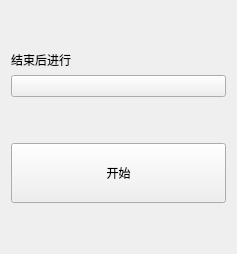
    <widget class="SimpleCardWidget" name="SimpleCardWidget_3">
     <property name="minimumSize">
      <size>
       <width>237</width>
       <height>165</height>
      </size>
     </property>
     <layout class="QGridLayout" name="gridLayout_5">
      <item row="0" column="0">
       <spacer name="verticalSpacer_3">
        <property name="orientation">
         <enum>Qt::Vertical</enum>
        </property>
        <property name="sizeHint" stdset="0">
         <size>
          <width>20</width>
          <height>40</height>
         </size>
        </property>
       </spacer>
      </item>
      <item row="1" column="0">
       <widget class="BodyLabel" name="BodyLabel">
        <property name="text">
         <string>结束后进行</string>
        </property>
        <property name="margin">
         <number>3</number>
        </property>
       </widget>
      </item>
      <item row="2" column="0">
       <widget class="ComboBox" name="ComboBox_after_use">
        <property name="default">
         <bool>false</bool>
        </property>
        <property name="items_" stdset="0">
         <string notr="true"/>
        </property>
       </widget>
      </item>
      <item row="3" column="0">
       <spacer name="verticalSpacer">
        <property name="orientation">
         <enum>Qt::Vertical</enum>
        </property>
        <property name="sizeHint" stdset="0">
         <size>
          <width>20</width>
          <height>40</height>
         </size>
        </property>
       </spacer>
      </item>
      <item row="4" column="0">
       <widget class="PushButton" name="PushButton_start">
        <property name="sizePolicy">
         <sizepolicy hsizetype="Minimum" vsizetype="Maximum">
          <horstretch>0</horstretch>
          <verstretch>0</verstretch>
         </sizepolicy>
        </property>
        <property name="minimumSize">
         <size>
          <width>0</width>
          <height>60</height>
         </size>
        </property>
        <property name="focusPolicy">
         <enum>Qt::StrongFocus</enum>
        </property>
        <property name="toolTip">
         <string/>
        </property>
        <property name="statusTip">
         <string/>
        </property>
        <property name="whatsThis">
         <string/>
        </property>
        <property name="text">
         <string>开始</string>
        </property>
        <property name="shortcut">
         <string>F1</string>
        </property>
       </widget>
      </item>
      <item row="5" column="0">
       <spacer name="verticalSpacer_4">
        <property name="orientation">
         <enum>Qt::Vertical</enum>
        </property>
        <property name="sizeHint" stdset="0">
         <size>
          <width>20</width>
          <height>40</height>
         </size>
        </property>
       </spacer>
      </item>
     </layout>
    </widget>
